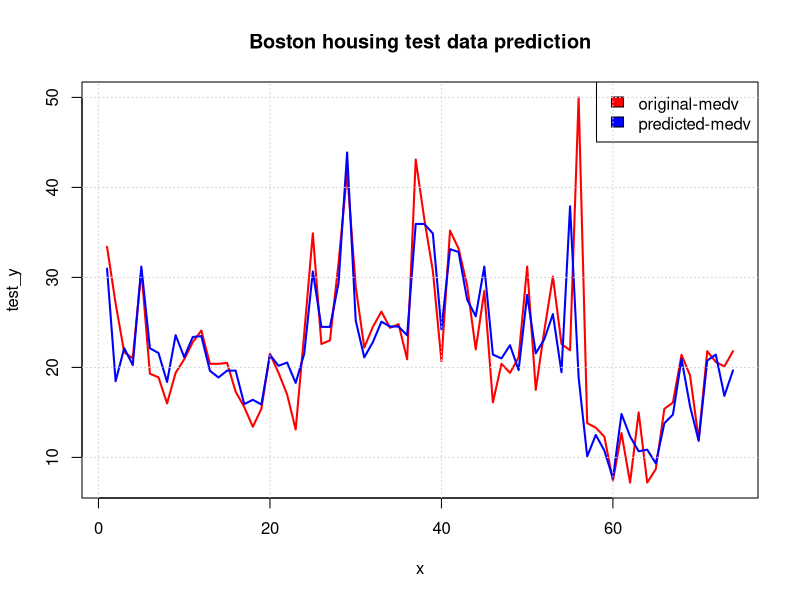

Here is the R script that generated this plot:
library(caret)
#Carga del dataset Boston
boston = MASS::Boston
str(boston)
View(boston)

set.seed(12)
indexes = createDataPartition(boston$medv, p = .85, list = F)

#Conjunto de entrenamiento con 85% y prueba de 15% de los datos
train = boston[indexes, ]
test = boston[-indexes, ]

train_x = train[, -14]
train_x = scale(train_x)[,]
train_y = train[,14]
test_x = test[, -14]
test_x = scale(test[,-14])[,]
test_y = test[,14]

#knn regresion
knnmodel = knnreg(train_x, train_y)
str(knnmodel)

#Realizar una prediccion
pred_y = predict(knnmodel, data.frame(test_x))

#Comprobacion de presicion
print(data.frame(test_y, pred_y))

#Visualizacion del grafico para evaluar los resultados
x = 1:length(test_y)
plot(x, test_y, col = "red", type = "l", lwd=2,
     main = "Boston housing test data prediction")
lines(x, pred_y, col = "blue", lwd=2)
legend("topright", legend = c("original-medv", "predicted-medv"),
       fill = c("red", "blue"), col = 2:3, adj = c(0, 0.6))
grid()
